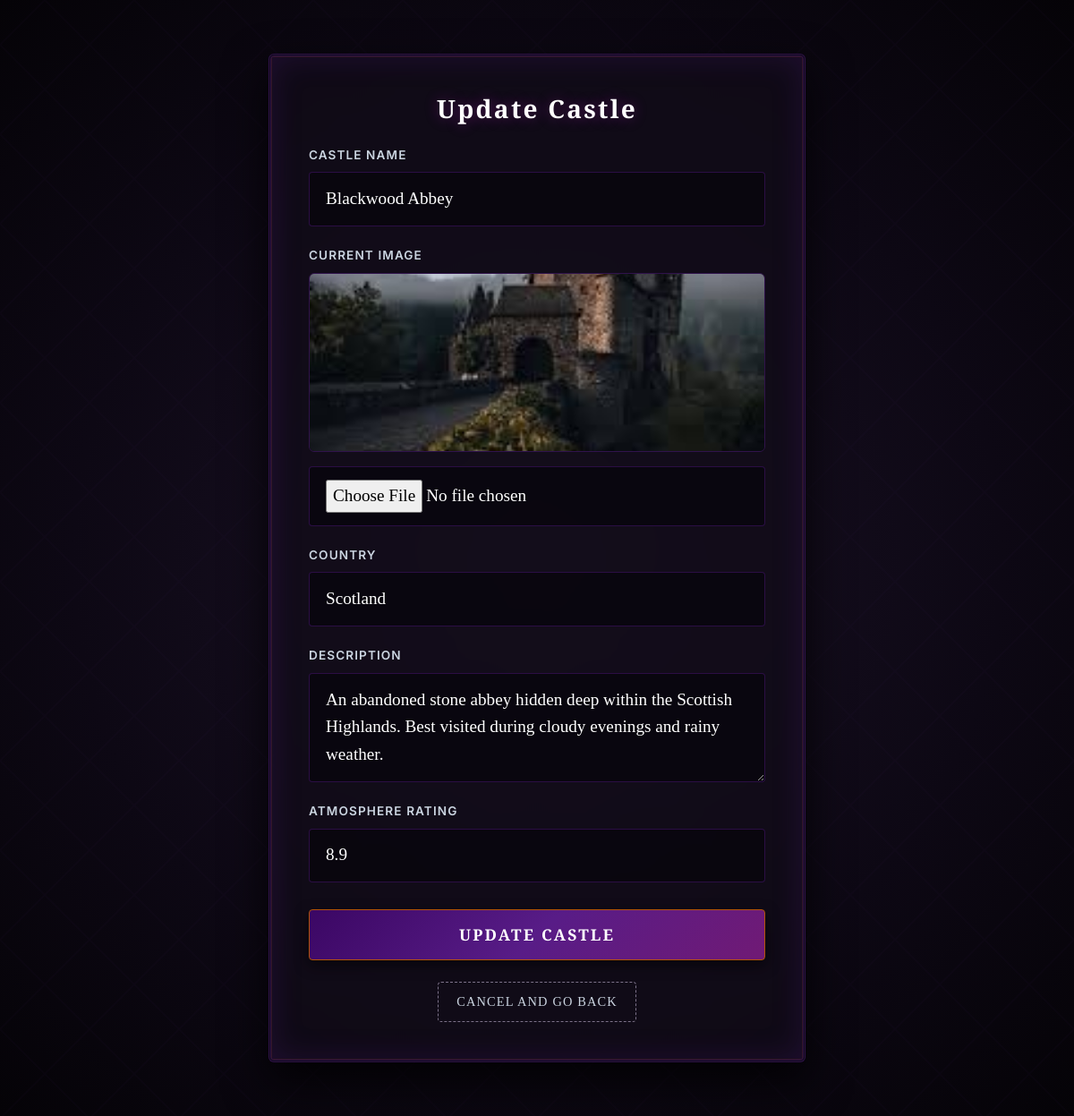
Page /update/2/ (signed in) on the committed database.
### core/models.py (models this page shows, shortened)
class Destination(models.Model):
    posted_by = models.ForeignKey(User, on_delete=models.SET_NULL, null=True, blank=True, related_name='destinations' )
    castle = models.CharField(max_length=100, unique=True)
    country = models.CharField(max_length=100)
    description = models.TextField()
    image = models.ImageField(upload_to="images/", blank=True, null=True)
    atmosphere = models.FloatField()
    tags = models.ManyToManyField('Tag',related_name="destinations", blank=True)

### core/views.py (the view, shortened to what this page needs)
# urls.py: path('update/<int:id>/', views.Update_castle, name='update_card'),
@login_required
def Update_castle(request, id):
    data = get_object_or_404(Destination, id=id)
    return render(request, 'core/update_card.html', {'dest': data})

### templates/core/update_card.html (shortened to what this page needs)
{% load static %}
<!DOCTYPE html>
<html lang="en">
<head>
    <link rel="stylesheet" href="https://cdn.jsdelivr.net/npm/bootstrap@5.3.8/dist/css/bootstrap.min.css">
    <link rel="stylesheet" href="{% static 'core/styles.css' %}">
</head>
<body>
    <div class="page-wrapper">
        <div class="auth-card" style="max-width: 600px;">
            <h3 class="mb-4">Update Castle</h3>
            <form method="POST" enctype="multipart/form-data" class="auth-form">
                <label>
                    Castle Name
                    <input type="text" name="castle" value="{{ dest.castle }}" placeholder="Enter castle name" required>
                </label>
                <label>
                    Current Image
                    {% if dest.image %}
                    <div class="mb-2 text-center">
                        <img src="{{ dest.image.url }}" alt="{{ dest.castle }}" class="card-img-top rounded" style="max-height: 200px; object-fit: cover; border: 1px solid var(--border-gothic);">
                    </div>
                    {% endif %}
                    <input type="file" name="image">
                </label>
                <label>
                    Country
                    <input type="text" name="country" value="{{ dest.country }}" placeholder="Enter country" required>
                </label>
                <label>
                    Description
                    <textarea name="description" placeholder="Enter description" rows="3" required>{{ dest.description }}</textarea>
                </label>
                <label>
                    Atmosphere Rating
                    <input type="number" step="0.1" name="atmosphere" value="{{ dest.atmosphere }}" placeholder="e.g. 4.5" required>
                </label>
                <button type="submit" class="btn mt-2">Update Castle</button>
            </form>
            <div class="navigation-links" style="margin-top: 24px; text-align: center;">
                <a href="{% url 'home' %}" class="back-home-btn">Cancel and Go Back</a>
            </div>
        </div>
    </div>
</body>
</html>

### static/core/styles.css (style rules this page uses)
:root { --bg-base: #060408; --bg-surface: #0e0a14; --bg-card: rgba(18, 12, 24, 0.75); --bg-card-hover: rgba(28, 18, 38, 0.9); --accent-purple: #6b21a8; --accent-purple-bright: #c084fc; --accent-amethyst: #a21caf; --accent-gold: #b45309; --accent-gold-bright: #fbbf24; --border-gothic: rgba(107, 33, 168, 0.35); --border-gothic-bright: rgba(192, 132, 252, 0.6); --border-gold: rgba(180, 83, 9, 0.4); --border-gold-bright: rgba(251, 191, 36, 0.75); --text-primary: #f5f3ff; --text-secondary: #cbd5e1; --text-muted: #7c7289; --font-heading: 'Cinzel', serif; --font-body: 'Cormorant Garamond', serif; --font-ui: 'Inter', sans-serif; --purple-glow: rgba(162, 28, 175, 0.45); --gold-glow: rgba(251, 191, 36, 0.35); }
body { margin: 0; min-height: 100vh; font-family: var(--font-body); background: radial-gradient(circle at center, #1b1226 0%, #0d0814 60%, #050307 100%); color: var(--text-primary); font-size: 1.15rem; line-height: 1.6; }
.page-wrapper { display: flex; align-items: center; justify-content: center; min-height: 100vh; padding: 40px 24px; box-sizing: border-box; }
.auth-card { width: 100%; max-width: 480px; padding: 42px; background: var(--bg-card); border: 3px double var(--border-gothic); border-radius: 6px; box-shadow: 0 20px 50px rgba(0, 0, 0, 0.85), inset 0 0 35px rgba(107, 33, 168, 0.2); backdrop-filter: blur(12px); position: relative; overflow: hidden; margin: 20px auto; }
.auth-card::before { content: ''; position: absolute; top: 0; left: 0; width: 100%; height: 100%; border: 1px solid rgba(180, 83, 9, 0.15); pointer-events: none; box-sizing: border-box; }
.auth-card h1, .auth-card h3 { font-family: var(--font-heading); font-weight: 700; color: #ffffff; text-shadow: 0 0 15px var(--purple-glow); letter-spacing: 0.08em; text-align: center; }
.auth-form { display: grid; gap: 22px; }
.auth-form label { display: grid; gap: 8px; font-family: var(--font-ui); font-size: 0.85rem; font-weight: 600; color: var(--text-secondary); letter-spacing: 0.08em; text-transform: uppercase; }
.auth-form input, .auth-form textarea { width: 100%; padding: 14px 18px; border: 1px solid var(--border-gothic); border-radius: 4px; background: rgba(10, 7, 15, 0.85); color: #ffffff; font-family: var(--font-body); font-size: 1.2rem; transition: all 0.3s ease; box-sizing: border-box; }
.auth-form input::placeholder, .auth-form textarea::placeholder { color: var(--text-muted); font-style: italic; }
.btn { display: inline-block; width: 100%; padding: 14px 0; border: 1px solid var(--accent-gold); border-radius: 4px; background: linear-gradient(135deg, #3b0764 0%, #581c87 50%, #701a75 100%); color: #ffffff; font-family: var(--font-heading); font-weight: 700; font-size: 1.1rem; letter-spacing: 0.12em; cursor: pointer; transition: all 0.3s ease; box-shadow: 0 5px 15px rgba(0, 0, 0, 0.5); text-transform: uppercase; text-decoration: none; text-align: center; }
.back-home-btn { display: inline-block; text-align: center; background-color: transparent !important; border: 1px dashed var(--text-muted) !important; color: var(--text-secondary) !important; text-decoration: none !important; padding: 10px 20px; border-radius: 4px; transition: all 0.3s ease; font-family: var(--font-heading); font-size: 0.9rem; letter-spacing: 0.08em; text-transform: uppercase; }

### rows in the picture
Destination: castle "Blackwood Abbey", image (picture), country "Scotland", description "An abandoned stone abbey hidden deep within the Scottish Highlands. Best visited during cloudy evenings and rainy weather.", atmosphere "8.9"
